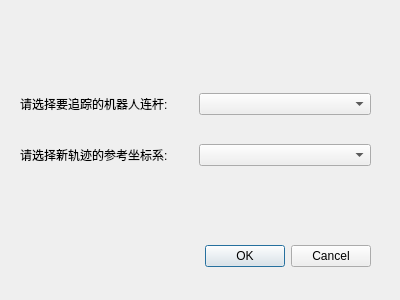
<?xml version="1.0" encoding="UTF-8"?>
<ui version="4.0">
 <class>AttachmentDialog</class>
 <widget class="QDialog" name="AttachmentDialog">
  <property name="geometry">
   <rect>
    <x>0</x>
    <y>0</y>
    <width>400</width>
    <height>300</height>
   </rect>
  </property>
  <property name="windowTitle">
   <string>Dialog</string>
  </property>
  <widget class="QDialogButtonBox" name="buttonBox">
   <property name="geometry">
    <rect>
     <x>30</x>
     <y>240</y>
     <width>341</width>
     <height>32</height>
    </rect>
   </property>
   <property name="orientation">
    <enum>Qt::Horizontal</enum>
   </property>
   <property name="standardButtons">
    <set>QDialogButtonBox::Cancel|QDialogButtonBox::Ok</set>
   </property>
  </widget>
  <widget class="QWidget" name="verticalLayoutWidget">
   <property name="geometry">
    <rect>
     <x>20</x>
     <y>70</y>
     <width>351</width>
     <height>121</height>
    </rect>
   </property>
   <layout class="QVBoxLayout" name="verticalLayout">
    <item>
     <layout class="QHBoxLayout" name="horizontalLayout">
      <item>
       <widget class="QLabel" name="label_2">
        <property name="text">
         <string>请选择要追踪的机器人连杆:</string>
        </property>
       </widget>
      </item>
      <item>
       <widget class="QComboBox" name="comboBox_trackedLink"/>
      </item>
     </layout>
    </item>
    <item>
     <layout class="QHBoxLayout" name="horizontalLayout_2">
      <item>
       <widget class="QLabel" name="label">
        <property name="text">
         <string>请选择新轨迹的参考坐标系:</string>
        </property>
       </widget>
      </item>
      <item>
       <widget class="QComboBox" name="comboBox_attachmentTarget"/>
      </item>
     </layout>
    </item>
   </layout>
  </widget>
 </widget>
 <resources/>
 <connections>
  <connection>
   <sender>buttonBox</sender>
   <signal>accepted()</signal>
   <receiver>AttachmentDialog</receiver>
   <slot>accept()</slot>
   <hints>
    <hint type="sourcelabel">
     <x>248</x>
     <y>254</y>
    </hint>
    <hint type="destinationlabel">
     <x>157</x>
     <y>274</y>
    </hint>
   </hints>
  </connection>
  <connection>
   <sender>buttonBox</sender>
   <signal>rejected()</signal>
   <receiver>AttachmentDialog</receiver>
   <slot>reject()</slot>
   <hints>
    <hint type="sourcelabel">
     <x>316</x>
     <y>260</y>
    </hint>
    <hint type="destinationlabel">
     <x>286</x>
     <y>274</y>
    </hint>
   </hints>
  </connection>
 </connections>
</ui>
